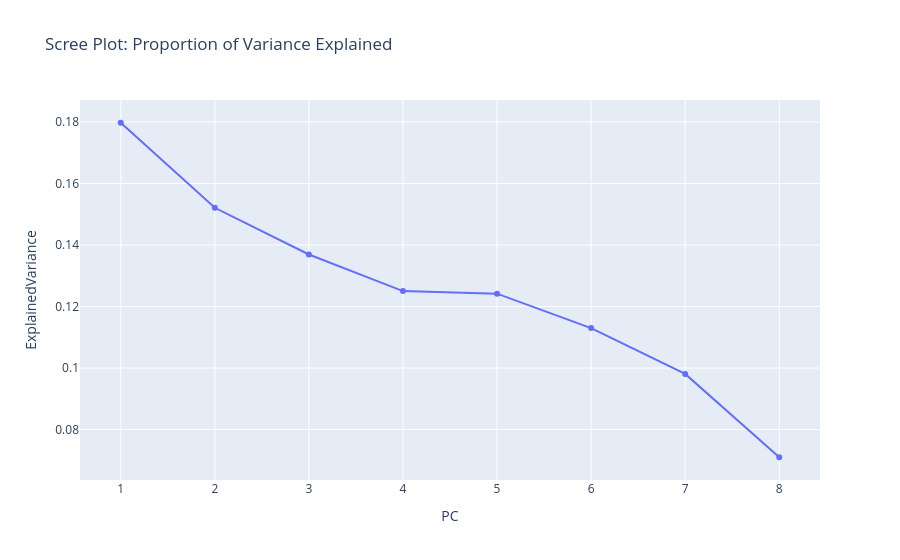

Source (notebook cell):
### Code cell
pipe = Pipeline([
    ('scaler', StandardScaler()),
    ('pca', PCA()),  
    ('kmeans', KMeans(n_clusters=8, n_init=10, random_state=42))
])

pipe.fit(X)

pca = pipe.named_steps['pca']

labels = pipe.named_steps['kmeans'].labels_
pre_snap["cluster"] = labels

# stats

print("PCA Components:", pca.n_components_)
print("Explained variance (ratio):", pca.explained_variance_ratio_)
print("Cluster counts:\n", pre_snap["cluster"].value_counts())

explained_var = pca.explained_variance_ratio_
cum_explained_var = np.cumsum(explained_var)
n_components = len(explained_var)

df_pca = pd.DataFrame({
    "PC": np.arange(1, n_components + 1),
    "ExplainedVariance": explained_var,
    "CumulativeVariance": cum_explained_var
})

fig_scree = px.line(
    df_pca, x="PC", y="ExplainedVariance",
    markers=True,
    title="Scree Plot: Proportion of Variance Explained"
)
fig_scree.show()

### Figure 1 — Plotly figure (JSON) as saved in the notebook; plotly's stock layout.template omitted (floating-point values rounded to 4 significant figures)
{"data": [{"hovertemplate": "PC=%{x}<br>ExplainedVariance=%{y}<extra></extra>", "legendgroup": "", "line": {"color": "#636efa", "dash": "solid"}, "marker": {"symbol": "circle"}, "mode": "lines+markers", "name": "", "orientation": "v", "showlegend": false, "type": "scatter", "x": [1, 2, 3, 4, 5, 6, 7, 8], "xaxis": "x", "y": [0.1797, 0.1521, 0.1369, 0.125, 0.1242, 0.113, 0.0981, 0.07099], "yaxis": "y"}], "layout": {"legend": {"tracegroupgap": 0}, "title": {"text": "Scree Plot: Proportion of Variance Explained"}, "xaxis": {"anchor": "y", "domain": [0, 1], "title": {"text": "PC"}}, "yaxis": {"anchor": "x", "domain": [0, 1], "title": {"text": "ExplainedVariance"}}}}
